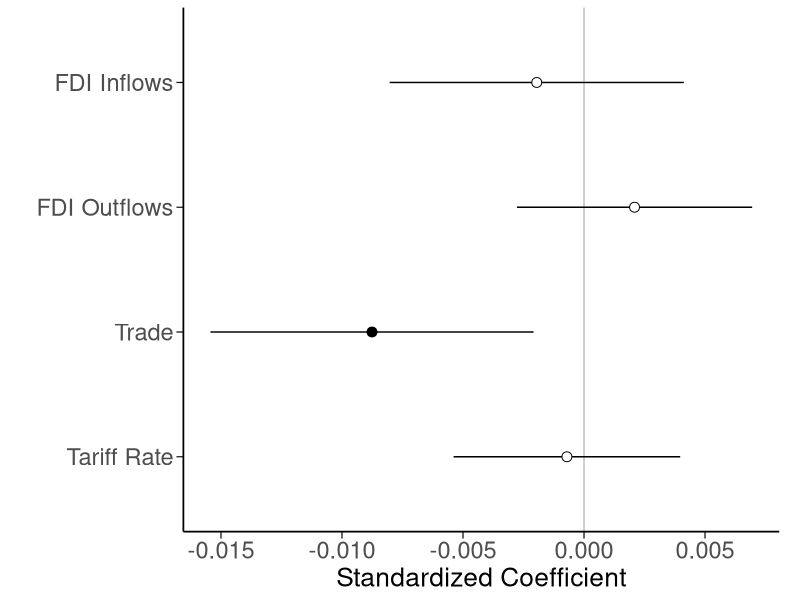

Here is the R script that generated this plot:
# SETWD ===========================
rm(list = ls())

# LIBRARIES ===========================
library(tidyverse)
library(lmtest)
library(plm)

# IMPORT DATA ===========================
full_panel <- read.csv("data/full_panel.csv")

# CLEAN SAMPLE ===========================
temp <- full_panel %>%
  filter(!is.na(lag_fdi_inflows),
         !is.na(lag_fdi_outflows),
         !is.na(lag_trade),
         !is.na(lag_tariff_rate),
         !is.na(lag_gdppc),
         !is.na(lag_gdp_growth),
         !is.na(lag_inflation))

temp <- temp %>%
  group_by(country) %>%
  filter(n() > 4) %>%
  ungroup()


## I credit Rau and Stokes (2025) for this figure idea. I use their code as a basis for mine.
# Standardize variables
temp <- temp %>%
  mutate(lag_fdi_inflows_stan = as.numeric(scale(lag_fdi_inflows)),
         lag_fdi_outflows_stan = as.numeric(scale(lag_fdi_outflows)),
         lag_trade_stan = as.numeric(scale(lag_trade)),
         lag_tariff_rate_stan = as.numeric(scale(lag_tariff_rate)),
         lag_gdppc_stan = as.numeric(scale(log(lag_gdppc))),
         lag_gdp_growth_stan = as.numeric(scale(lag_gdp_growth)),
         lag_inflation_stan = as.numeric(scale(lag_inflation)))

# Run m2 from Table 3 with standardized variables
m2 <- plm(freefair ~ lag_fdi_inflows_stan + lag_fdi_outflows_stan +
            lag_trade_stan + lag_tariff_rate_stan + lag_gdppc_stan +
            lag_gdp_growth_stan + lag_inflation_stan + lag_freefair + lag2_freefair,
          data = temp,
          index = c("country", "year"),
          model = "within",
          effect = "twoways")

crse2 <- coeftest(m2, vcovHC(m2, type = "HC1", cluster = "group"))
crse2

# Extract relevant data and construct table
var_names <- c("FDI Inflows", "FDI Outflows", "Trade", "Tariff Rate")

coefs <- crse2[c("lag_fdi_inflows_stan", "lag_fdi_outflows_stan",
                    "lag_trade_stan", "lag_tariff_rate_stan"), 1]

ses <- crse2[c("lag_fdi_inflows_stan", "lag_fdi_outflows_stan",
                 "lag_trade_stan", "lag_tariff_rate_stan"), 2]

sig <- as.numeric(crse2[c("lag_fdi_inflows_stan", "lag_fdi_outflows_stan",
                           "lag_trade_stan", "lag_tariff_rate_stan"), 4] < 0.05)

fig3A_df <- data.frame(var_names, coefs, ses, sig) %>%
  mutate(var_nums = c(1, 2, 3, 4)) %>%
  mutate(vf = fct_reorder(as.factor(var_names), -var_nums))

# Plot ----
figure_3A <- fig3A_df %>%
  ggplot(aes(x = coefs, y = vf, shape = as.factor(sig))) +
  geom_vline(xintercept = 0, color = "gray75") +
  geom_errorbarh(aes(xmin = coefs - 1.96*ses, xmax = coefs + 1.96*ses), height = 0) +
  geom_point(fill = "white", size = 3) +
  labs(
    x = "Standardized Coefficient", y = "") +
  scale_shape_manual(values = c(21, 19)) +
  theme_bw() +
  theme(
    legend.position   = "none",
    panel.grid        = element_blank(),
    panel.border      = element_blank(),
    axis.title.x      = element_text(size = 19),
    axis.title.y      = element_text(size = 19),
    axis.text.x       = element_text(size = 17),
    axis.text.y       = element_text(size = 17),
    axis.line         = element_line(color = "black", linewidth = 0.6),
    axis.ticks        = element_line(color = "black", linewidth = 0.4),
    axis.ticks.length = unit(5, "pt"),
    plot.margin       = margin(5.5, 15, 5.5, 5.5)
  )

print(figure_3A)
ggsave("figure_3A.pdf", plot = figure_3A, device = cairo_pdf)
